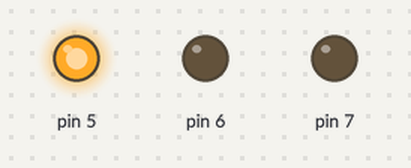
The sketch below on a simulated Arduino Uno, built with avr-gcc and run on an emulated ATmega328P. Shown: output pins drawn as LEDs (lit = HIGH).

Above: at 0.05 s.
At 1.45 s:
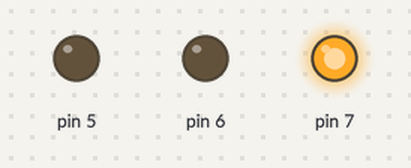
At 2.85 s:
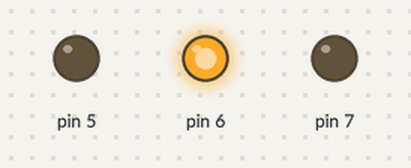
Timing chart, 0 to 3.1 s (numbered marks = the images above):
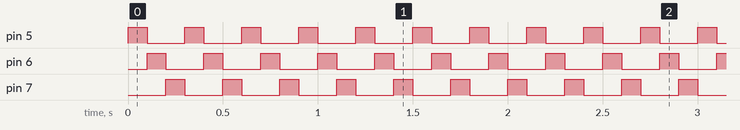

The sketch:

sketch_jul16b.ino
```cpp
void setup() {
  pinMode(5, OUTPUT);
  pinMode(6, OUTPUT);
  pinMode(7, OUTPUT);
}

void loop() {
  digitalWrite(7, LOW);
  digitalWrite(5, HIGH);
  delay(100);

  digitalWrite(5, LOW);
  digitalWrite(6, HIGH);
  delay(100);

  digitalWrite(6, LOW);
  digitalWrite(7, HIGH);
  delay(100);
}
```

Measured:
- by itself, pin 5–7: alternates HIGH for 0.10 s and LOW for 0.20 s
